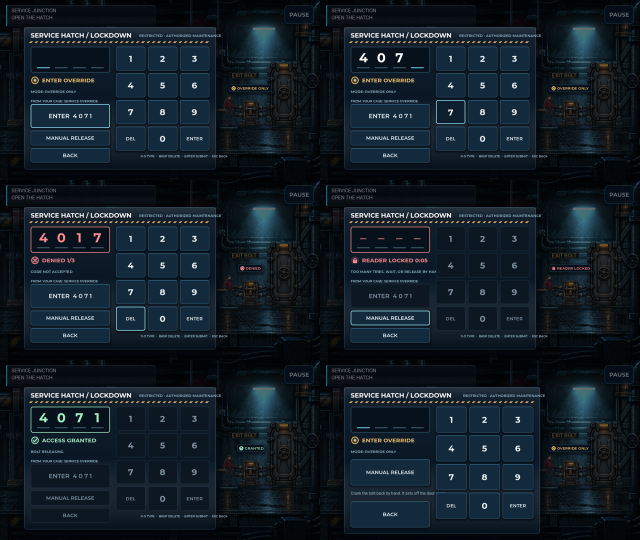
#> input picture docs/research-2026-10/sources/pin-codes-2026-10-11/option-a/shots/contact.png, 1280 x 1080 px, given in place of p00.png, which was not available (shown at 1/2 size)
$ python pulse10.py
#> lines starting #> are read from the running program, lines starting #| are printed output that depends on the picture; pictures that were not available may be replaced by others from this repository, and a replacement may not be noted
"""Round 10: the beacon pulse strip (route P, add7/fix3/driver-pulse; render.sh, 1280x720, HUD hidden):
16 frames 10 frames apart at s1's moment, for main, round 9 (add7/fix3/work/r9-game) and round 10.
Per frame and beacon: the mean red excess (R - (G+B)/2) in a 52x60 px box under the globe and in a
120x110 px box round it, the globe's brightest red, and the glow alpha the game reports. The swing
(max - min over the strip) is what a player sees the alarm do; a still shows one phase only.
Writes add7/shots/pulse.json and crops p-beacon-pulse-<side>-3x.png (rows: round 9, round 10)."""
import json
import os

import numpy as np
from PIL import Image, ImageDraw
from scipy import ndimage

S = "scratchpad/real-slice/add7/shots"
RUNS = {"main": os.path.join(S, "raw10", "main", "P-720"), "round9": os.path.join(S, "raw10", "r9", "P-720"), "round10": os.path.join(S, "raw10", "add", "P-720")}


def globes(im):
    r, g, b = im[..., 0], im[..., 1], im[..., 2]
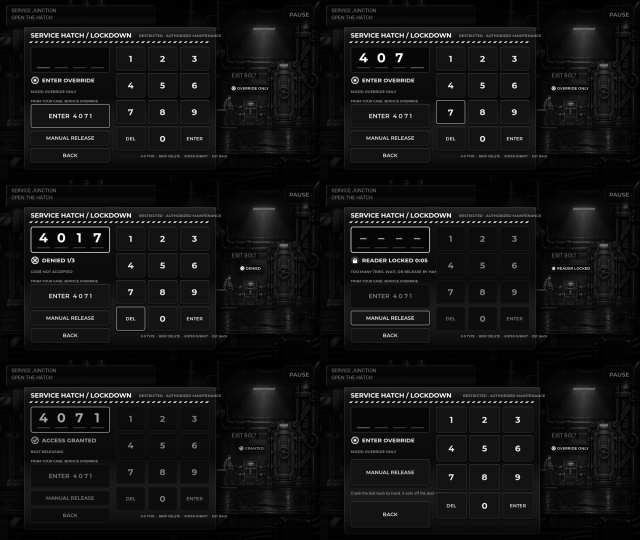
#> r: shape (1080, 1280) float64 (shown at 1/2 size); min 0, max 255, mean 18.3
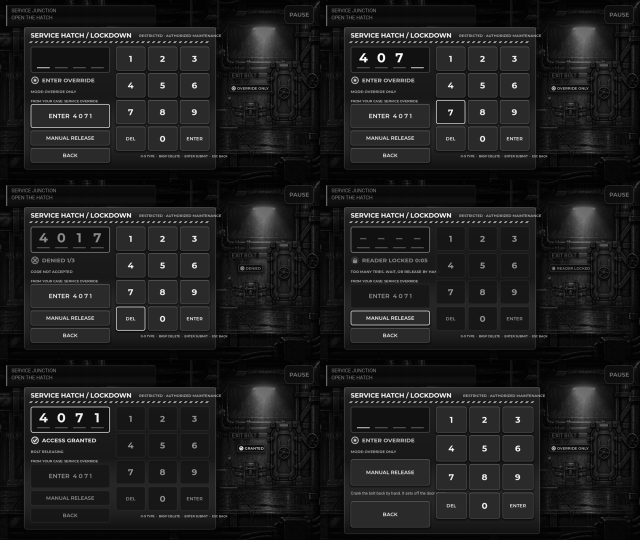
#> g: shape (1080, 1280) float64 (shown at 1/2 size); min 0, max 255, mean 29.3
    lab, n = ndimage.label((r > 110) & (r - g > 60) & (r - b > 60))
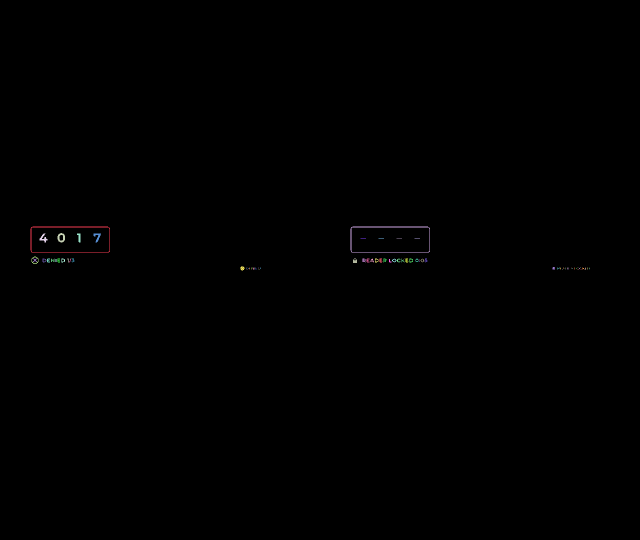
#> lab: shape (1080, 1280) int32 (shown at 1/2 size); 91 distinct labels, from 0 to 90; one colour per label, 0 black
#> n = 90
    cents = []
    for i in range(1, n + 1):
        ys, xs = np.nonzero(lab == i)
        if len(xs) >= 4 and ys.mean() < 260 and all(abs(xs.mean() - c[0]) > 30 for c in cents):
            cents.append((xs.mean(), ys.mean()))
#> this loop made 90 passes
#> (ys, xs) on passes 7, 8, 9, 10, 12: ([477, 477, 477, 477, 477, 477, 477, 477, 477, 477, 477], [721, 722, 723, 724, 725, 726, 727, 728, 729, 730, 731]), ([477, 477, 477, 477, 477, 477, 477, 477, 477, 477, 477], [757, 758, 759, 760, 761, 762, 763, 764, 765, 766, 767]), ([477, 477, 477, 477, 477, 477, 477, 477, 477, 477, 477], [793, 794, 795, 796, 797, 798, 799, 800, 801, 802, 803]), ([477, 477, 477, 477, 477, 477, 477, 477, 477, 477, 477], [829, 830, 831, 832, 833, 834, 835, 836, 837, 838, 839]), ([516], [142])
#> after the loop, cents = []
    return sorted(cents)[:2]


def main():
    ref = np.asarray(Image.open(os.path.join(RUNS["round10"], "p00.png")).convert("RGB")).astype(float)
    # anchors from the brightest round-10 frame (all three copies share s1's camera)
    best = None
    for i in range(16):
        im = np.asarray(Image.open(os.path.join(RUNS["round10"], f"p{i:02d}.png")).convert("RGB")).astype(float)
        c = globes(im)
#> c = []
        if len(c) == 2 and (best is None or im[..., 0].sum() > best[0]):
            best = (im[..., 0].sum(), c)
#> pass 2 of the loop in main, `for i in range(16):`:
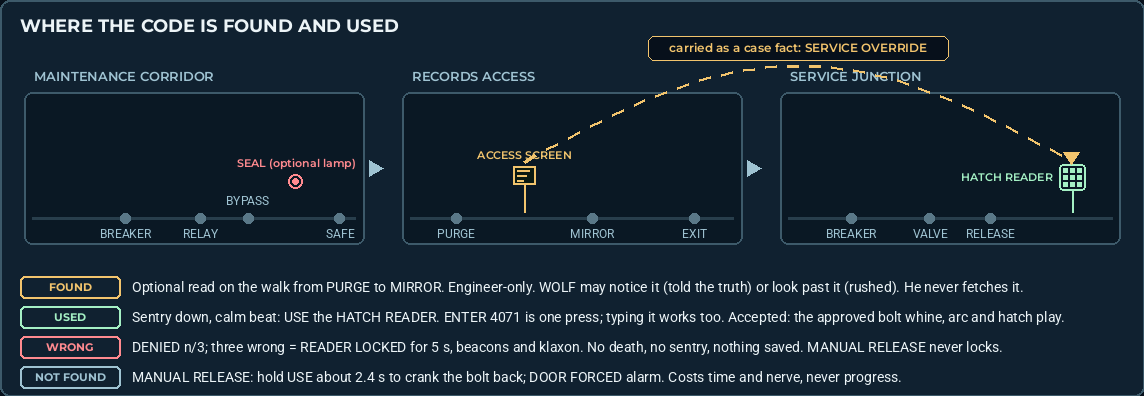
#> input picture docs/research-2026-10/sources/pin-codes-2026-10-11/option-a/shots/map-crop.png, 1144 x 396 px, given in place of p01.png, which was not available
#> r: shape (396, 1144) float64
#> in globes (call 2), `r, g, b = im[..., 0], im[..., 1], im[..., 2]`:
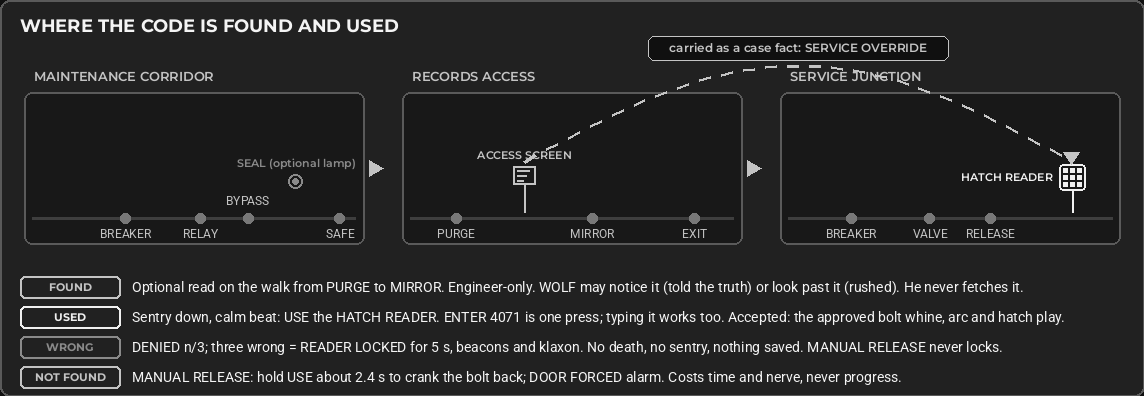
#> g: shape (396, 1144) float64; min 16, max 244, mean 40.8
#> b: shape (396, 1144) float64
#> in globes (call 2), `lab, n = ndimage.label((r > 110) & (r - g > 60) & (r - b > 60))`:
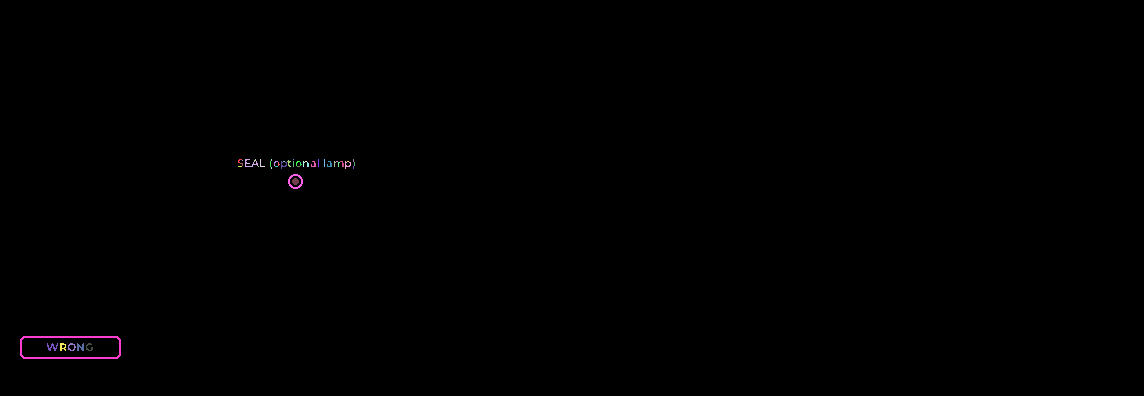
#> lab: shape (396, 1144) int32; 47 distinct labels, from 0 to 46; one colour per label, 0 black
#> n = 46
#> the loop in globes (call 2), `for i in range(1, n + 1):` made 46 passes
#> (ys, xs) on passes 1, 3, 4: ([159, 159, 159, 160, 160, 161, 162, 162], [239, 240, 241, 238, 239, 238, 238, 239]), ([159, 160, 160, 161], [255, 254, 255, 254]), ([159, 160, 161, 162, 163, 164, 165, 166, 166, 166, 166, 166], [260, 260, 260, 260, 260, 260, 260, 260, 261, 262, 263, 264])
#> after the loop in globes (call 2), `for i in range(1, n + 1):`: cents = [(239, 160.2), (318, 162.5), (270, 163.5), (354, 163.5)]
#> c = [(239, 160.2), (270, 163.5)]
#> best = (11431940, [(239, 160.2), (270, 163.5)])
    anchors = best[1]
    out = {"anchors_screen": [[round(x, 1), round(y, 1)] for x, y in anchors], "copies": {}}
    strips = {}
    for tag, d in RUNS.items():
        runj = json.load(open(os.path.join(d, "_run.json")))
        rows = []
        for i in range(16):
            im = np.asarray(Image.open(os.path.join(d, f"p{i:02d}.png")).convert("RGB")).astype(float)
            row = {"frame": i * 10, "glow_alpha": [round(a, 3) for a in runj["shots"][i].get("glow_alpha", [])]}
            for side, (gx, gy) in zip(("left", "right"), anchors):
                below = im[int(gy + 8):int(gy + 68), int(gx - 26):int(gx + 26)]
                round_ = im[int(gy - 50):int(gy + 60), int(gx - 60):int(gx + 60)]
                glb = im[int(gy - 5):int(gy + 6), int(gx - 5):int(gx + 6)]
                row[side] = {"red_excess_below": round(float((below[..., 0] - (below[..., 1] + below[..., 2]) / 2).mean()), 2),
                             "red_excess_round": round(float((round_[..., 0] - (round_[..., 1] + round_[..., 2]) / 2).mean()), 2),
                             "globe_max_R": int(glb[..., 0].max())}
                strips.setdefault((tag, side), []).append(im[int(gy - 50):int(gy + 60), int(gx - 45):int(gx + 45)].astype(np.uint8))
            rows.append(row)
        summ = {}
        for side in ("left", "right"):
            v = [r[side]["red_excess_round"] for r in rows]
            b = [r[side]["red_excess_below"] for r in rows]
            summ[side] = {"round_min": min(v), "round_max": max(v), "round_swing": round(max(v) - min(v), 2), "below_min": min(b), "below_max": max(b), "below_swing": round(max(b) - min(b), 2)}
        out["copies"][tag] = {"summary": summ, "frames": rows}
    for side in ("left", "right"):
        tiles = []
        for tag in ("round9", "round10"):
            row = np.concatenate([np.pad(t, ((0, 0), (0, 2), (0, 0)), constant_values=255) for t in strips[(tag, side)]], 1)
            t = Image.fromarray(row).resize((row.shape[1] * 2, row.shape[0] * 2), Image.NEAREST)
            d = ImageDraw.Draw(t)
            d.rectangle([0, 0, 520, 14], fill=(0, 0, 0))
            d.text((3, 2), f"{tag}: {side} beacon, 16 frames 1/6 s apart (2.67 s), 2x", fill=(230, 230, 230))
            tiles.append(t)
        sheet = Image.new("RGB", (tiles[0].width, sum(t.height for t in tiles) + 6), (255, 0, 255))
        sheet.paste(tiles[0], (0, 0))
        sheet.paste(tiles[1], (0, tiles[0].height + 6))
        sheet.save(os.path.join(S, "crops", f"p-beacon-pulse-{side}-2x.png"))
    json.dump(out, open(os.path.join(S, "pulse.json"), "w"), indent=1)
    print(json.dumps({"anchors": out["anchors_screen"], **{t: c["summary"] for t, c in out["copies"].items()}}, indent=1))


if __name__ == "__main__":
#> (the run stopped early here; a loop or call above may not have finished)
